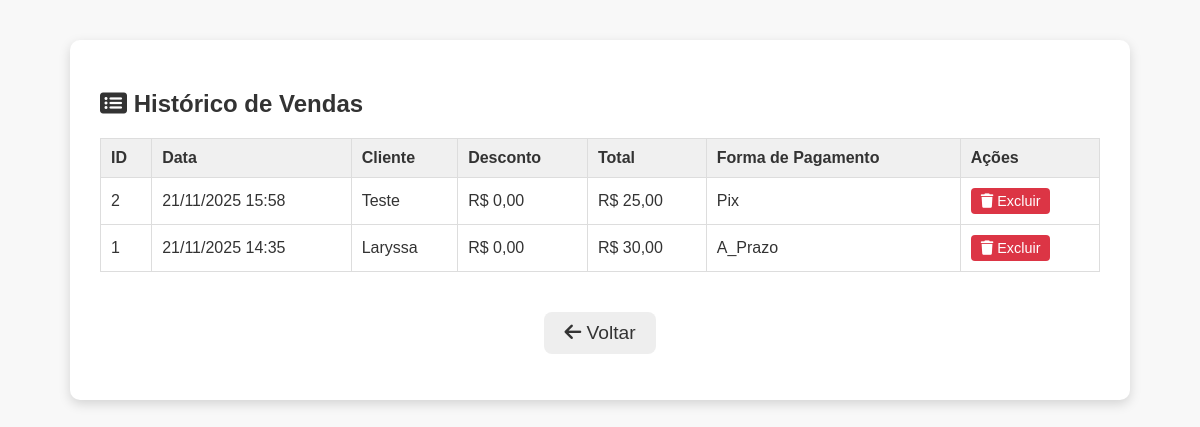
The page /lista/vendas (signed in) on the database its author committed.
### app.py (models this page shows, shortened)
class Venda(db.Model):
    id = db.Column(db.Integer, primary_key=True)
    cliente_id = db.Column(db.Integer, db.ForeignKey('cliente.id'), nullable=True)
    funcionario_id = db.Column(db.Integer, db.ForeignKey('funcionario.id'), nullable=False)
    data_venda = db.Column(db.DateTime, nullable=False, default=datetime.now)
    total_venda = db.Column(db.Float, nullable=False, default=0.0)
    valor_desconto = db.Column(db.Float, nullable=False, default=0.0)
    forma_pagamento = db.Column(db.String(50), nullable=False, default='Dinheiro') # <--- NOVO CAMPO
    itens = db.relationship('VendaProduto', backref='venda', lazy=True, cascade="all, delete-orphan")
    cliente = db.relationship('Cliente', backref='vendas')

class Cliente(db.Model):
    id = db.Column(db.Integer, primary_key=True)
    nome = db.Column(db.String(100), nullable=False)
    cpf = db.Column(db.String(14), unique=True, nullable=False)
    contato_wpp = db.Column(db.String(20))
    email = db.Column(db.String(100))
    status_credito = db.Column(db.String(20), default='Pendente', nullable=False)

### app.py (the view)
@app.route('/lista/vendas', methods=['GET'])
def lista_vendas():
    if not check_login() is None:
        return check_login()
    vendas = db.session.execute(
        select(Venda).order_by(Venda.data_venda.desc())
    ).scalars().all()
    return render_template('lista_vendas.html', vendas=vendas)

### app.py (called while the page is built)
@app.template_filter()
def formatar_moeda(value):
    return f"R$ {value:,.2f}".replace(",", "X").replace(".", ",").replace("X", ".")

def check_login():
    if 'user_id' not in session:
        flash('Por favor, faça login para acessar o sistema.', 'error')
        return redirect(url_for('login'))
    return None # Retorna None se estiver logado

### templates/lista_vendas.html (shortened to what this page needs)
<!DOCTYPE html>
<html lang="pt-br">
<head>
    <link rel="stylesheet" href="https://cdnjs.cloudflare.com/ajax/libs/font-awesome/6.0.0/css/all.min.css">
</head>
<body>
    <div class="container">
        <h2><i class="fas fa-list-alt"></i> Histórico de Vendas</h2>
        <table>
            <thead>
                <tr>
                    <th>ID</th>
                    <th>Data</th>
                    <th>Cliente</th>
                    <th>Desconto</th>
                    <th>Total</th>
                    <th>Forma de Pagamento</th>
                    <th>Ações</th>
                </tr>
            </thead>
            <tbody>
                {% for venda in vendas %}
                <tr>
                    <td>{{ venda.id }}</td>
                    <td>{{ venda.data_venda.strftime('%d/%m/%Y %H:%M') }}</td>
                    <td>
                        {% if venda.cliente_id %}
                            {{ venda.cliente.nome }}
                        {% else %}
                            Venda no Balcão
                        {% endif %}
                    </td>
                    <td>{{ venda.valor_desconto | formatar_moeda }}</td>
                    <td>{{ venda.total_venda | formatar_moeda }}</td>
                    <td>{{ venda.forma_pagamento }}</td>
                    <td>
                        <form method="POST" action="{{ url_for('excluir_venda', venda_id=venda.id) }}"
                              onsubmit="return confirm('Tem certeza que deseja excluir a Venda #{{ venda.id }}? Esta ação é irreversível.');"
                              style="display: inline;">
                            <button type="submit" class="btn btn-danger" title="Excluir Venda">
                                <i class="fas fa-trash"></i> Excluir
                            </button>
                        </form>
                    </td>
                </tr>
                {% else %}
                <tr>
                    <td colspan="6">Nenhuma venda registrada ainda.</td>
                </tr>
                {% endfor %}
            </tbody>
        </table>
        <p style="text-align: center; margin-top: 20px;">
            <a href="{{ url_for('menu_vendas') }}" class="back-link">
                <i class="fas fa-arrow-left"></i> Voltar
            </a>
        </p>
    </div>
</body>
</html>

### templates/lista_vendas.html (style rules this page uses)
body { font-family: Arial, sans-serif; background-color: #F8F8F8; color: #333; margin: 0; padding: 20px; }
.container { max-width: 1000px; margin: 20px auto; background-color: #FFF; padding: 30px; border-radius: 10px; box-shadow: 0 4px 12px rgba(0, 0, 0, 0.15); }
table { width: 100%; border-collapse: collapse; margin-top: 20px; }
th, td { border: 1px solid #DDD; padding: 10px; text-align: left; }
th { background-color: #F0F0F0; }
.btn { padding: 5px 10px; border: none; border-radius: 4px; cursor: pointer; font-size: 0.9em; }
.btn-danger { background-color: #DC3545; color: white; }
.back-link, .add-button { display: inline-block; margin-top: 20px; padding: 10px 20px; border-radius: 8px; text-decoration: none; font-size: 1.2em; transition: opacity 0.3s; }
.back-link { background-color: #EEE; color: #333; }

### rows shown on the page
Venda: id "2", data_venda "21/11/2025 15:58", cliente.nome "Teste", valor_desconto "R$ 0,00", total_venda "R$ 25,00", forma_pagamento "Pix"
Venda: id "1", data_venda "21/11/2025 14:35", cliente.nome "Laryssa", valor_desconto "R$ 0,00", total_venda "R$ 30,00", forma_pagamento "A_Prazo"
